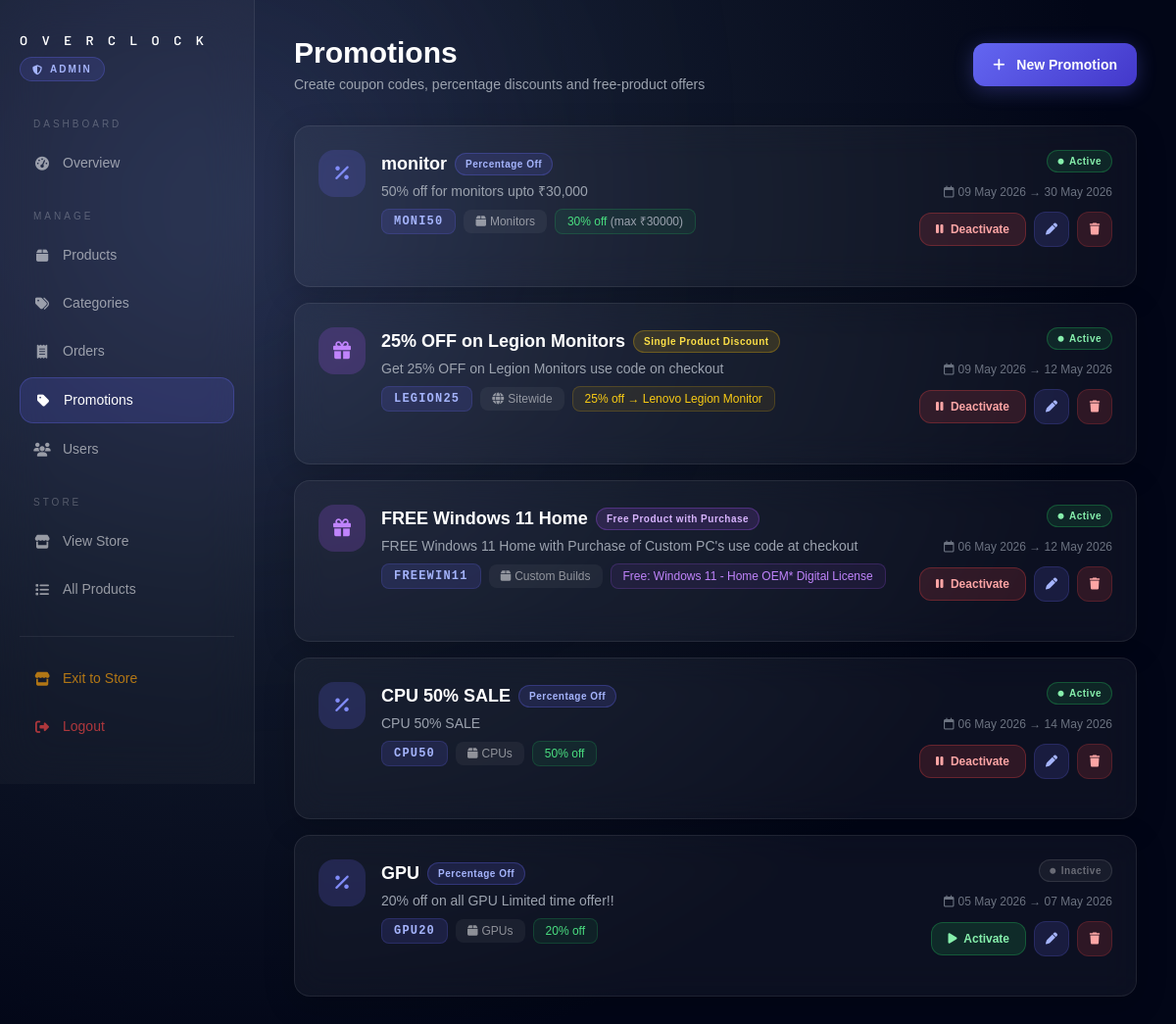
/adminhome/promos/ (signed in), run on the app's committed database.
### Overclock/models.py (models this page shows, shortened)
class Promotion(models.Model):
    PROMO_TYPE_CHOICES = [
        ('PERCENTAGE',      'Percentage Off'),
        ('FREE_PRODUCT',    'Free Product with Purchase'),
        ('PRODUCT_DISCOUNT','Single Product Discount'),
    ]
    name                = models.CharField(max_length=150)
    description         = models.TextField(help_text="Shown on banners e.g. '20% off all GPUs'")
    promo_type          = models.CharField(max_length=20, choices=PROMO_TYPE_CHOICES)
    discount_percent    = models.IntegerField(null=True, blank=True)         # e.g. 20
    max_discount_amount = models.DecimalField(max_digits=10, decimal_places=2,
                                              null=True, blank=True)         # e.g. 20000 (cap), blank = no cap
    free_product        = models.ForeignKey('Product', null=True, blank=True,
                                            on_delete=models.SET_NULL,
                                            related_name='free_in_promos')
    applies_to_product  = models.ForeignKey('Product', null=True, blank=True,
                                            on_delete=models.SET_NULL,
                                            related_name='product_promos')
    applies_to_category = models.CharField(max_length=100, blank=True,
                                           help_text="Leave blank to apply to entire cart")
    coupon_code         = models.CharField(max_length=50, unique=True,
                                           help_text="User enters this at checkout")
    start_date          = models.DateTimeField()
    end_date            = models.DateTimeField()
    is_active           = models.BooleanField(default=False)
    created_at          = models.DateTimeField(auto_now_add=True)
    @property
    def is_valid_now(self):
        from django.utils import timezone
        from django.utils.timezone import make_aware, is_naive
        now = timezone.now()
        start = make_aware(self.start_date.replace(tzinfo=None)) if is_naive(self.start_date) else self.start_date
        end   = make_aware(self.end_date.replace(tzinfo=None))   if is_naive(self.end_date)   else self.end_date
        return self.is_active and start <= now <= end
    class Meta:
        ordering = ['-created_at']

class Product(models.Model):
    name = models.CharField(max_length=150)
    description = models.TextField()
    price = models.DecimalField(max_digits=10, decimal_places=2)
    quantity = models.IntegerField()
    category = models.CharField(max_length=100)
    image = models.ImageField(upload_to='products/')
    created_at = models.DateTimeField(auto_now_add=True)

### Overclock/views.py (the view)
# urls.py: path('adminhome/promos/', views.promo_list, name='promo_list'),
@admin_required
def promo_list(request):
    promos = Promotion.objects.all()
    products = Product.objects.all()
    categories = Category.objects.all()
    now = timezone.now()
    return render(request, 'promos.html', {
        'promos':     promos,
        'products':   products,
        'categories': categories,
        'now':        now,
    })

### Overclock/context_processors.py (called while the page is built)
def categories(request):
    return {
        'nav_categories': Category.objects.all().order_by('name')
    }

### Overclock/views.py (called while the page is built)
def admin_required(view_func):
    from functools import wraps
    @wraps(view_func)
    def wrapper(request, *args, **kwargs):
        if not request.session.get('is_admin'):
            return redirect('adminlogin')
        return view_func(request, *args, **kwargs)
    return wrapper

### Overclock/templates/promos.html (shortened to what this page needs)
{% load static %}
<!DOCTYPE html>
<html lang="en">
<head>
<script src="https://cdn.tailwindcss.com"></script>
<link href="https://cdnjs.cloudflare.com/ajax/libs/font-awesome/6.5.0/css/all.min.css" rel="stylesheet">
</head>
<body>
<aside class="sidebar">
    <div>
        <h1 class="sidebar-logo">O V E R C L O C K</h1>
        <span class="admin-badge"><i class="fa-solid fa-shield-halved"></i> Admin</span>
    </div>
    <p class="nav-section-label">Dashboard</p>
    <a href="{% url 'adminhome' %}" class="nav-item"><i class="fa-solid fa-gauge-high"></i> Overview</a>
    <p class="nav-section-label" style="margin-top:20px;">Manage</p>
    <a href="{% url 'products' %}"  class="nav-item"><i class="fa-solid fa-box"></i> Products</a>
    <a href="{% url 'category_list' %}" class="nav-item"><i class="fa-solid fa-tags"></i> Categories</a>
    <a href="{% url 'admin_orders' %}"  class="nav-item"><i class="fa-solid fa-receipt"></i> Orders</a>
    <a href="{% url 'promo_list' %}"    class="nav-item active"><i class="fa-solid fa-tag"></i> Promotions</a>
    <a href="{% url 'userlist' %}"      class="nav-item"><i class="fa-solid fa-users"></i> Users</a>
    <p class="nav-section-label" style="margin-top:20px;">Store</p>
    <a href="{% url 'index' %}"        class="nav-item"><i class="fa-solid fa-store"></i> View Store</a>
    <a href="{% url 'all_products' %}" class="nav-item"><i class="fa-solid fa-list"></i> All Products</a>
    <div class="sidebar-bottom">
        <a href="{% url 'index' %}"       class="nav-item" style="color:rgba(245,158,11,0.7);"><i class="fa-solid fa-store"></i> Exit to Store</a>
        <a href="{% url 'adminlogout' %}" class="nav-item" style="color:rgba(239,68,68,0.7);"><i class="fa-solid fa-right-from-bracket"></i> Logout</a>
    </div>
</aside>
<main class="main">
    <div class="flex justify-between items-center mb-8">
        <div>
            <h2 class="text-3xl font-bold mb-1">Promotions</h2>
            <p class="text-gray-400 text-sm">Create coupon codes, percentage discounts and free-product offers</p>
        </div>
        <button onclick="document.getElementById('addModal').classList.remove('hidden')"
                class="px-5 py-3 rounded-xl text-sm font-semibold transition hover:-translate-y-0.5"
                style="background:linear-gradient(135deg,#6366f1,#4338ca); box-shadow:0 4px 20px rgba(99,102,241,0.3);">
            <i class="fa-solid fa-plus mr-2"></i> New Promotion
        </button>
    </div>
    {% if promos %}
    <div class="space-y-4">
        {% for promo in promos %}
        {% with is_valid=promo.is_valid_now %}
        <div class="glass rounded-2xl p-6">
            <div class="flex flex-wrap justify-between items-start gap-4 mb-4">
                <div class="flex items-start gap-4">
                    <div class="w-12 h-12 rounded-2xl flex items-center justify-center flex-shrink-0"
                         style="{% if promo.promo_type == 'PERCENTAGE' %}background:rgba(99,102,241,0.2);{% else %}background:rgba(168,85,247,0.2);{% endif %}">
                        <i class="fa-solid {% if promo.promo_type == 'PERCENTAGE' %}fa-percent{% else %}fa-gift{% endif %} text-lg
                           {% if promo.promo_type == 'PERCENTAGE' %}text-indigo-400{% else %}text-purple-400{% endif %}"></i>
                    </div>
                    <div>
                        <div class="flex items-center gap-2 flex-wrap mb-1">
                            <h3 class="text-lg font-semibold">{{ promo.name }}</h3>
                            <span class="badge {% if promo.promo_type == 'PERCENTAGE' %}type-pct{% elif promo.promo_type == 'PRODUCT_DISCOUNT' %}type-product{% else %}type-free{% endif %}">
                                {{ promo.get_promo_type_display }}
                            </span>
                        </div>
                        <p class="text-sm text-gray-400 mb-2">{{ promo.description }}</p>
                        <div class="flex items-center gap-2 flex-wrap text-xs">
                            <span class="font-mono px-3 py-1 rounded-lg font-bold tracking-widest"
                                  style="background:rgba(99,102,241,0.15); color:#a5b4fc; border:1px solid rgba(99,102,241,0.2);">
                                {{ promo.coupon_code }}
                            </span>
                            {% if promo.applies_to_category %}
                            <span class="px-3 py-1 rounded-lg" style="background:rgba(255,255,255,0.05); color:rgba(255,255,255,0.5);">
                                <i class="fa-solid fa-box text-xs mr-1"></i>{{ promo.applies_to_category }}
                            </span>
                            {% else %}
                            <span class="px-3 py-1 rounded-lg" style="background:rgba(255,255,255,0.05); color:rgba(255,255,255,0.5);">
                                <i class="fa-solid fa-globe text-xs mr-1"></i>Sitewide
                            </span>
                            {% endif %}
                            {% if promo.promo_type == 'PERCENTAGE' %}
                            <span class="px-3 py-1 rounded-lg text-green-400"
                                  style="background:rgba(34,197,94,0.08); border:1px solid rgba(34,197,94,0.2);">
                                {{ promo.discount_percent }}% off
                                {% if promo.max_discount_amount %}
                                <span class="text-gray-400">(max ₹{{ promo.max_discount_amount|floatformat:0 }})</span>
                                {% endif %}
                            </span>
                            {% elif promo.promo_type == 'PRODUCT_DISCOUNT' %}
                            <span class="px-3 py-1 rounded-lg text-yellow-400"
                                  style="background:rgba(234,179,8,0.08); border:1px solid rgba(234,179,8,0.2);">
                                {{ promo.discount_percent }}% off → {{ promo.applies_to_product.name|default:"—" }}
                            </span>
                            {% else %}
                            <span class="px-3 py-1 rounded-lg text-purple-400"
                                  style="background:rgba(168,85,247,0.08); border:1px solid rgba(168,85,247,0.2);">
                                Free: {{ promo.free_product.name|default:"—" }}
                            </span>
                            {% endif %}
                        </div>
                    </div>
                </div>
                <div class="flex flex-col items-end gap-3">
                    <span class="badge {% if is_valid %}status-active{% elif not promo.is_active %}status-inactive{% else %}status-expired{% endif %}">
                        <i class="fa-solid fa-circle text-[6px]"></i>
                        {% if is_valid %}Active{% elif not promo.is_active %}Inactive{% else %}Expired{% endif %}
                    </span>
                    <div class="text-xs text-gray-500 text-right">
                        <p><i class="fa-regular fa-calendar mr-1"></i>{{ promo.start_date|date:"d M Y" }} → {{ promo.end_date|date:"d M Y" }}</p>
                    </div>
                    <div class="flex items-center gap-2">
                        <form method="POST" action="{% url 'toggle_promo' promo.id %}">
                            <button type="submit"
                                    class="px-4 py-2 rounded-xl text-xs font-semibold transition hover:scale-105"
                                    style="{% if promo.is_active %}background:rgba(239,68,68,0.15); border:1px solid rgba(239,68,68,0.3); color:#fca5a5;{% else %}background:rgba(34,197,94,0.15); border:1px solid rgba(34,197,94,0.3); color:#86efac;{% endif %}">
                                <i class="fa-solid {% if promo.is_active %}fa-pause{% else %}fa-play{% endif %} mr-1"></i>
                                {% if promo.is_active %}Deactivate{% else %}Activate{% endif %}
                            </button>
                        </form>
                        <button onclick="openEditModal(
                            {{ promo.id }},
                            '{{ promo.name|escapejs }}',
                            '{{ promo.description|escapejs }}',
                            '{{ promo.promo_type }}',
                            '{{ promo.coupon_code }}',
                            '{{ promo.applies_to_category|default:'' }}',
                            '{{ promo.start_date|date:'Y-m-d\TH:i' }}',
                            '{{ promo.end_date|date:'Y-m-d\TH:i' }}',
                            '{{ promo.discount_percent|default:'' }}',
                            '{{ promo.max_discount_amount|default:'' }}',
                            '{{ promo.free_product_id|default:'' }}',
                            '{{ promo.applies_to_product_id|default:'' }}'
                        )"
                                class="w-9 h-9 rounded-xl flex items-center justify-center transition hover:scale-110"
                                style="background:rgba(99,102,241,0.15); color:#a5b4fc; border:1px solid rgba(99,102,241,0.2);">
                            <i class="fa-solid fa-pen text-xs"></i>
                        </button>
                        <form method="POST" action="{% url 'delete_promo' promo.id %}"
                              onsubmit="return confirm('Delete promotion \'{{ promo.name }}\'? This cannot be undone.');">
                            <button type="submit"
                                    class="w-9 h-9 rounded-xl flex items-center justify-center transition hover:scale-110"
                                    style="background:rgba(239,68,68,0.15); color:#fca5a5; border:1px solid rgba(239,68,68,0.2);">
                                <i class="fa-solid fa-trash text-xs"></i>
                            </button>
                        </form>
                    </div>
                </div>
            </div>
        </div>
        {% endwith %}
        {% endfor %}
    </div>
    {% endif %}
</main>
</body>
</html>

### Overclock/templates/promos.html (style rules this page uses)
* { margin:0; padding:0; box-sizing:border-box; cursor:default; }
body { background:radial-gradient(circle at 20% 20%,#1e293b,#020617 70%); min-height:100vh; color:white; font-family:sans-serif; overflow-x:hidden; }
body::before { content:""; position:fixed; width:700px; height:700px; background:radial-gradient(circle,rgba(99,102,241,0.15),transparent); filter:blur(120px); top:-150px; left:-150px; z-index:0; }
.sidebar { position: fixed; top: 0; left: 0; width: 260px; height: 100vh; background: rgba(255,255,255,0.03); backdrop-filter: blur(24px); -webkit-backdrop-filter: blur(24px); border-right: 1px solid rgba(255,255,255,0.07); z-index: 100; display: flex; flex-direction: column; padding: 32px 20px; overflow-y: auto; overflow-x: hidden; }
.sidebar-logo { font-family:'Barlow',sans-serif; letter-spacing:6px; font-weight:600; font-size:13px; margin-bottom:6px; }
.admin-badge { display:inline-flex; align-items:center; gap:6px; background:rgba(99,102,241,0.15); border:1px solid rgba(99,102,241,0.3); color:#a5b4fc; padding:4px 12px; border-radius:999px; font-size:10px; letter-spacing:2px; font-weight:600; text-transform:uppercase; margin-bottom:36px; }
.nav-section-label { font-size:10px; letter-spacing:3px; text-transform:uppercase; color:rgba(255,255,255,0.25); margin-bottom:10px; padding-left:14px; }
.nav-item { display:flex; align-items:center; gap:12px; padding:12px 14px; border-radius:14px; color:rgba(255,255,255,0.55); text-decoration:none; transition:0.25s ease; font-size:14px; margin-bottom:4px; cursor:pointer; }
.nav-item.active { background:rgba(99,102,241,0.18); border:1px solid rgba(99,102,241,0.3); color:white; }
.nav-item i { width:18px; text-align:center; font-size:14px; }
.sidebar-bottom { margin-top:auto; border-top:1px solid rgba(255,255,255,0.07); padding-top:20px; }
.main { margin-left:260px; padding:36px 40px; position:relative; z-index:10; }
.glass { background:rgba(255,255,255,0.045); backdrop-filter:blur(16px); border:1px solid rgba(255,255,255,0.08); box-shadow:0 8px 32px rgba(0,0,0,0.2); }
.status-active { background:rgba(34,197,94,0.12); border:1px solid rgba(34,197,94,0.3); color:#86efac; }
.status-inactive { background:rgba(255,255,255,0.05); border:1px solid rgba(255,255,255,0.1); color:rgba(255,255,255,0.35); }
.badge { display:inline-flex; align-items:center; gap:5px; padding:3px 10px; border-radius:999px; font-size:10px; font-weight:600; letter-spacing:0.5px; }
.type-pct { background:rgba(99,102,241,0.15); border:1px solid rgba(99,102,241,0.3); color:#a5b4fc; }
.type-free { background:rgba(168,85,247,0.15); border:1px solid rgba(168,85,247,0.3); color:#d8b4fe; }
.type-product { background:rgba(234,179,8,0.15); border:1px solid rgba(234,179,8,0.3); color:#fde047; }
button,a { cursor:pointer; }

### data on the page
Promotion: name "monitor", promo_type "Percentage Off", description "50% off for monitors upto ₹30,000", coupon_code "MONI50", applies_to_category "Monitors", discount_percent "30", max_discount_amount "30000", shows "Active", start_date "09 May 2026", end_date "30 May 2026", is_active True (drawn)
Promotion: name "25% OFF on Legion Monitors", promo_type "Single Product Discount", description "Get 25% OFF on Legion Monitors use code on checkout", coupon_code "LEGION25", applies_to_category "Sitewide", discount_percent "25", applies_to_product.name "Lenovo Legion Monitor", shows "Active", start_date "09 May 2026", end_date "12 May 2026", is_active True (drawn)
Promotion: name "FREE Windows 11 Home", promo_type "Free Product with Purchase", description "FREE Windows 11 Home with Purchase of Custom PC's use code at checkout", coupon_code "FREEWIN11", applies_to_category "Custom Builds", free_product.name "Windows 11 - Home OEM* Digital License", shows "Active", start_date "06 May 2026", end_date "12 May 2026", is_active True (drawn)
Promotion: name "CPU 50% SALE", promo_type "Percentage Off", description "CPU 50% SALE", coupon_code "CPU50", applies_to_category "CPUs", discount_percent "50", shows "Active", start_date "06 May 2026", end_date "14 May 2026", is_active True (drawn)
Promotion: name "GPU", promo_type "Percentage Off", description "20% off on all GPU Limited time offer!!", coupon_code "GPU20", applies_to_category "GPUs", discount_percent "20", is_active "Inactive", start_date "05 May 2026", end_date "07 May 2026"
